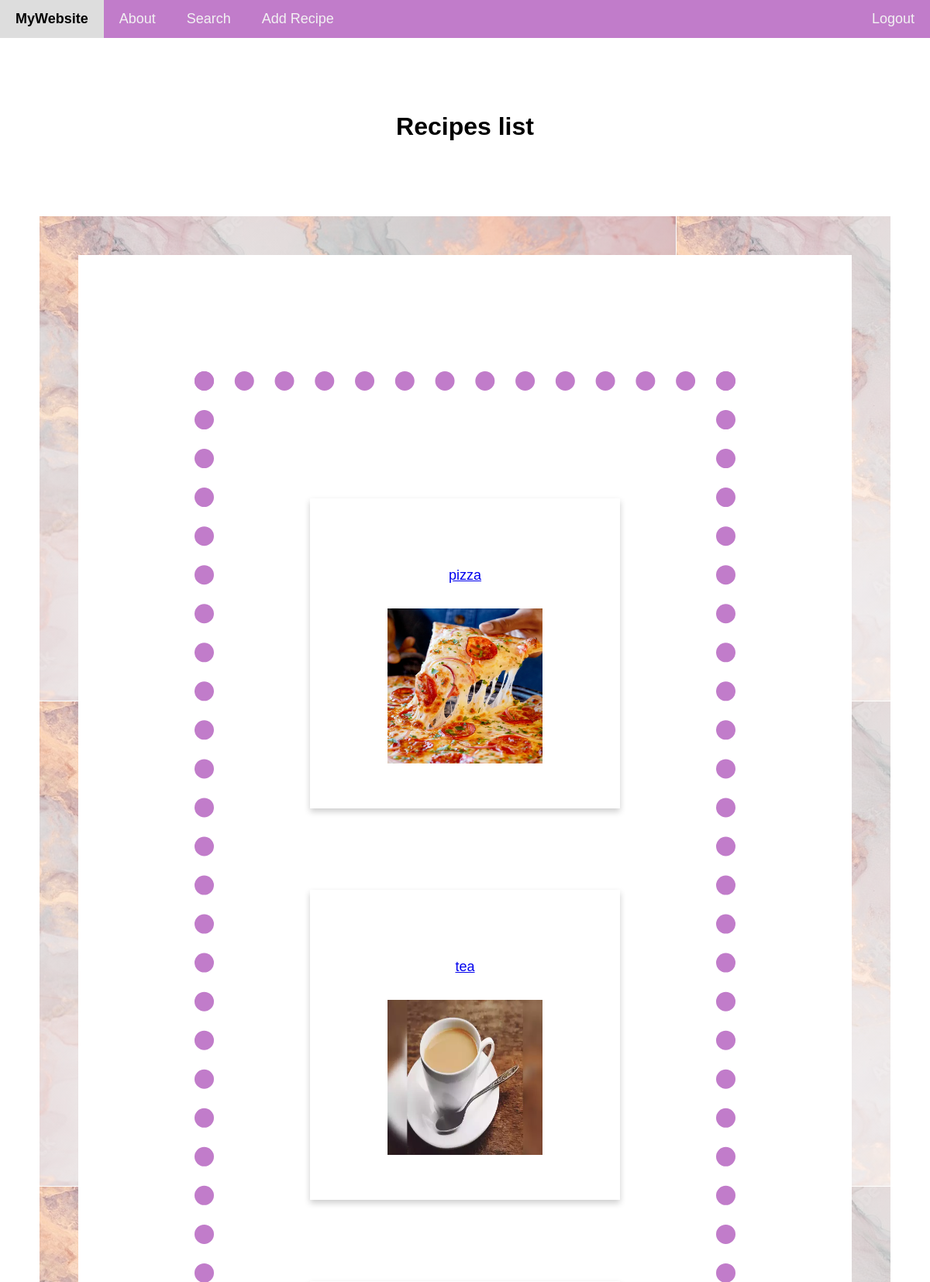
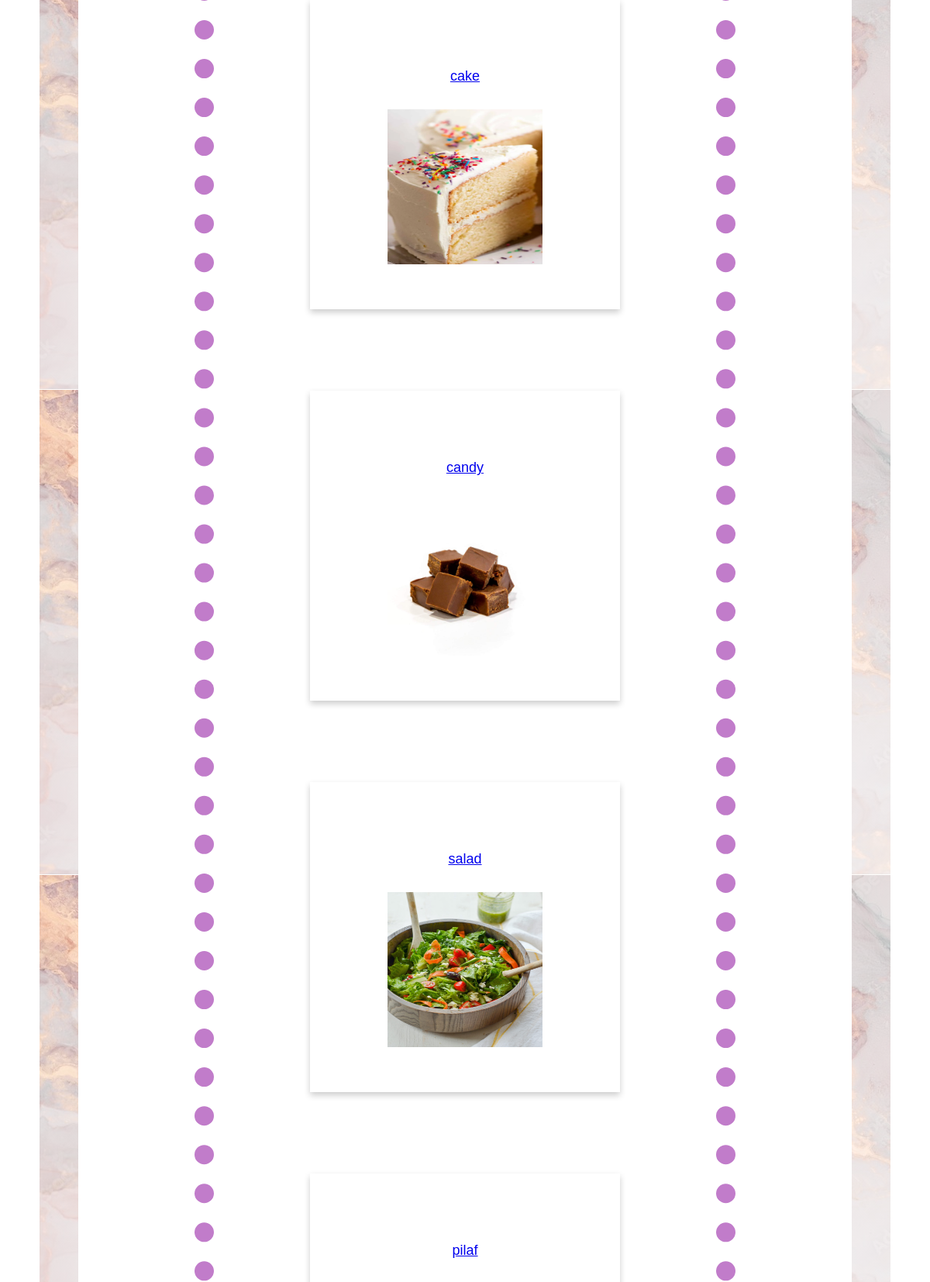
Screenshot of /list/ (signed in, upper part) with the database file from the repository (2 pictures, top to bottom).
### recipes/models.py (models this page shows, shortened)
class Recipe(models.Model):
    ingredients = models.CharField(
        max_length=225, help_text="Enter the ingredients, separated by a comma"
    )
    cooking_time = models.IntegerField(help_text="Enter cooking time in minutes")
    name = models.CharField(max_length=100)
    pic = models.ImageField(upload_to="recipes", default='no_picture.jpg')
    def get_absolute_url(self):
       return reverse ('recipes:detail', kwargs={'pk': self.pk})

### recipes/views.py (the view)
# urls.py: path('list/', views.RecipeListView.as_view(), name='list'),  # URL pattern for showing all recipes
class RecipeListView(ListView):                   #class-based view
   model = Recipe                             #specify model
   template_name = 'recipes/recipes_list.html'    #specify template
   context_object_name = 'recipes'  # The context name in the template

### recipes/templates/recipes/recipes_list.html (shortened to what this page needs)
{% load static %}
<!DOCTYPE html>
<html lang="en">
<head>
    <link rel="stylesheet" href="{% static 'style.css' %}">
    <div class="navbar">
        <a href="{% url 'recipes:home' %}" class="logo">MyWebsite</a>
        <a href="{% url 'recipes:about' %}">About</a>
        <a href="{% url 'recipes:records' %}">Search</a>
        <a href="{% url 'recipes:add_recipe' %}">Add Recipe</a>
        <div class = "log">
            <a  href="{% url 'logout' %}">Logout</a>
            </div>
    </div>
<h1>Recipes list</h1>
<div class="above">
<div class="corner">
    <div class="below">
<table class="list">
    <td>
<div class = "container">
    {% for object in object_list %}
<div class ="card">
        <a href="{{ object.get_absolute_url }}">{{ object.name }}</a>
        <img class= "cardimage" src="{{ object.pic.url }}"  />
</div>
{% endfor %}
</div>
    </td>
</table>
</div>
</div>
</div>

### recipes/static/style.css (style rules this page uses)
h1 { color: light rgb(192, 168, 192); text-align: center; font-family:'Franklin Gothic Medium', 'Arial Narrow', Arial, sans-serif; padding: 75px }
.navbar { background-color: #c17cca; overflow: hidden; }
.navbar a { float: left; display: block; color: #f2f2f2; text-align: center; padding: 14px 20px; text-decoration: none; }
.navbar .logo { font-weight: bold; font-size: 18px; }
a { font-size:18px; }
.card { width: 400px; height: 400px; display: flex; flex-wrap: wrap; align-items: center; justify-content: center; flex-direction: column; box-shadow: 0 4px 8px 0 rgba(0,0,0,0.2); transition: 0.3s; margin: 5px; margin-top: 20px; }
.container { display: flex; align-items: center; flex-direction: column; flex-wrap: wrap; justify-content: center; gap: 80px; padding: 16px 16px; }
.cardimage { width: 200px; height: 200px; }
table { margin-left: auto; margin-right: auto; padding-block: 65px; border: 25px dotted; color: #c17cca; gap: 100px; }
.log { float: right; }
.above { display: flex; justify-content: center; align-items: center; float: center; border-radius: 5%; }
.corner { background-image: linear-gradient(rgba(255,255,255,0.5), rgba(255,255,255,0.5)), url("/static/recipes/images/marble.jpg"); padding: 50px; }
.below { opacity: 100%; background-color: white; padding: 150px; }
.list { background-color: white; padding: 100px; gap: 100px; }

### rows the page displays
Recipe: name "pizza", pic (picture)
Recipe: name "tea", pic (picture)
Recipe: name "cake", pic (picture)
Recipe: name "candy", pic (picture)
Recipe: name "salad", pic (picture)
Recipe: name "pilaf"
